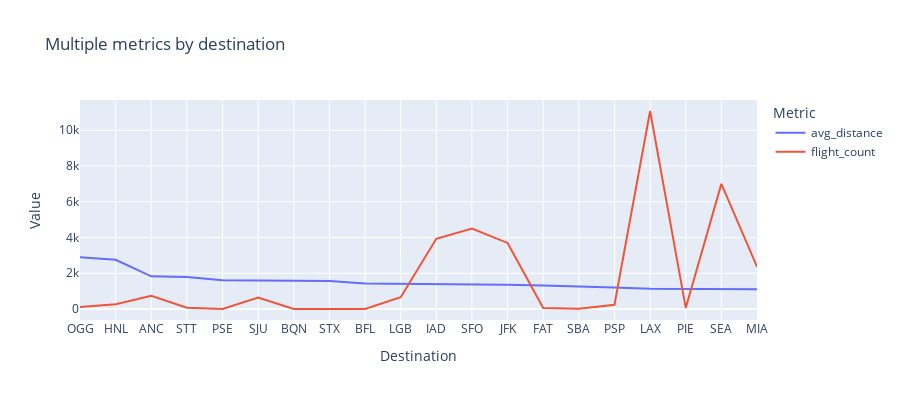

Source (notebook cell):
### Code cell
# note: We use Image to display image in Github.
# For regular usage, you can use .chart() and the result will be displayed in the notebook.

flights_sm.query(
    dimensions=["destination"],
    measures=["avg_distance", "flight_count"],
    order_by=[("avg_distance", "desc")],
    limit=20,
).plotly_chart(spec={"mark": "line"})

### Figure 1 — Plotly figure (JSON) as saved in the notebook; plotly's stock layout.template omitted (floating-point values rounded to 4 significant figures)
{"data": [{"hovertemplate": "Metric=avg_distance<br>Destination=%{x}<br>Value=%{y}<extra></extra>", "legendgroup": "avg_distance", "line": {"color": "#636efa", "dash": "solid"}, "marker": {"symbol": "circle"}, "mode": "lines", "name": "avg_distance", "orientation": "v", "showlegend": true, "type": "scatter", "x": ["OGG", "HNL", "ANC", "STT", "PSE", "SJU", "BQN", "STX", "BFL", "LGB", "IAD", "SFO", "JFK", "FAT", "SBA", "PSP", "LAX", "PIE", "SEA", "MIA"], "xaxis": "x", "y": [2899.0, 2756.0, 1831.0, 1788.0, 1617.0, 1588.0, 1576.0, 1562.0, 1428.0, 1410.0, 1404.0, 1400.0, 1360.0, 1313.0, 1278.0, 1211.0, 1140.0, 1139.0, 1121.0, 1105.0], "yaxis": "y"}, {"hovertemplate": "Metric=flight_count<br>Destination=%{x}<br>Value=%{y}<extra></extra>", "legendgroup": "flight_count", "line": {"color": "#EF553B", "dash": "solid"}, "marker": {"symbol": "circle"}, "mode": "lines", "name": "flight_count", "orientation": "v", "showlegend": true, "type": "scatter", "x": ["OGG", "HNL", "ANC", "STT", "PSE", "SJU", "BQN", "STX", "BFL", "LGB", "IAD", "SFO", "JFK", "FAT", "SBA", "PSP", "LAX", "PIE", "SEA", "MIA"], "xaxis": "x", "y": [111.0, 267.0, 747.0, 76.0, 3.0, 648.0, 9.0, 3.0, 9.0, 662.0, 3932.0, 4502.0, 3698.0, 57.0, 19.0, 240.0, 11070.0, 64.0, 7000.0, 2369.0], "yaxis": "y"}], "layout": {"autosize": true, "height": 400, "legend": {"title": {"text": "Metric"}, "tracegroupgap": 0}, "title": {"text": "Multiple metrics by destination"}, "xaxis": {"anchor": "y", "domain": [0, 1], "title": {"text": "Destination"}}, "yaxis": {"anchor": "x", "domain": [0, 1], "title": {"text": "Value"}}}}
